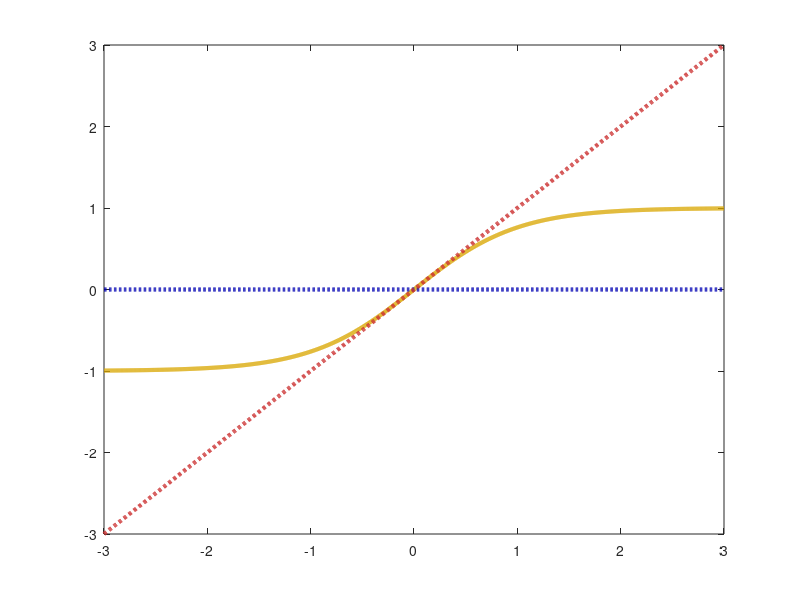

Here is the MATLAB script that generated this plot: (Note: this script raises an error after producing the figure.)
sigma = linspace(-3, 3, 1000); phi = tanh(sigma);
mu1 = 0; mu2 = 1;
phi_mu1 = mu1 * sigma; phi_mu2 = mu2 * sigma;

figure('Position', [100 100 900 400], 'Color','white');
plot(sigma, phi, 'LineWidth', 3.0, 'Color', [0.85, 0.65, 0]); hold on;     
plot(sigma, phi_mu1, ':', 'LineWidth', 3.0, 'Color', [0, 0, 0.7]);     
plot(sigma, phi_mu2, ':', 'LineWidth', 3.0, 'Color', [0.8 0.2 0.2]);     

ax = gca; ax.LineWidth = 1.5; ax.FontSize = 15;
ax.XColor = [0.3 0.3 0.3]; ax.YColor = [0.3 0.3 0.3];
ax.GridColor = [0.9 0.9 0.9]; ax.GridAlpha = 0.4;
ax.MinorGridColor = [0.95 0.95 0.95]; ax.MinorGridAlpha = 0.2;
grid on; grid minor; box on; 

xlabel('\sigma'); ylabel('φ(\sigma)');
legend({'φ(\sigma) = tanh(\sigma)', '\mu_1=0', '\mu_2=1'},'Location','northwest', fontsize = 15);
set(findall(gcf, '-property', 'FontName'), 'FontName', 'DejaVu Math TeX Gyre');
exportgraphics(gcf, '../../images/task2/lines.png', 'Resolution', 500);

% A = [-2 1;
%       1 -2];
% lambda = eig(A)
% 
% syms lambda
% A = [-2 1; 1 -2];
% b = [1; 0]; c = [1; 0];
% W = c.' * inv(A - lambda*eye(2)) * b;
% latex(W)
